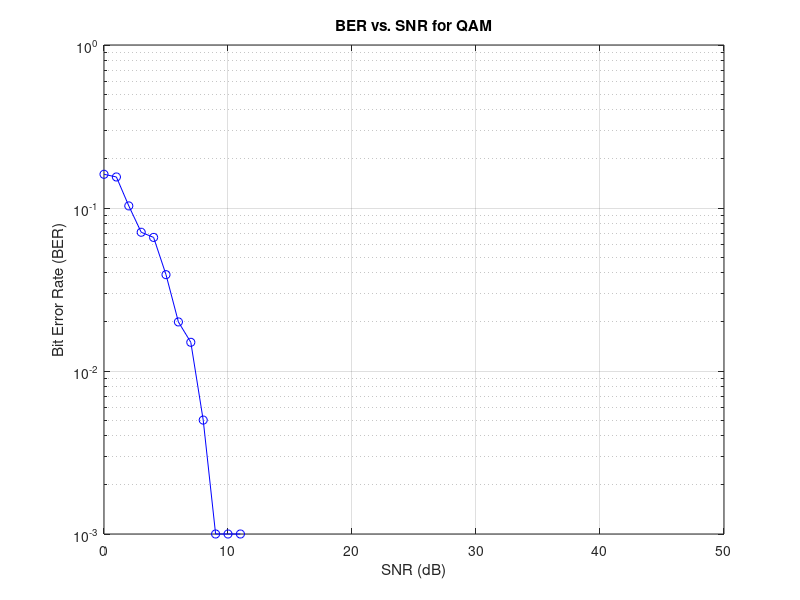

Source code (MATLAB):
N = 1000;     % number of data
mlevel = 4;   % size of signal constellation
k = log2(mlevel);   % number of bits per symbol
% signal generation in bit stream
x = randi([0 1], N, 1); %N row 1 cols
disp(length(x));
% convert the bit stream into symbol stream
xsym = bi2de(reshape(x, k, length(x)/k).','left-msb');

% modulation
xmod = qammod(xsym, mlevel);

% Loop through different SNR values
snr_values = 0:50;
ber_values = zeros(size(snr_values));

for idx = 1:length(snr_values)
    SNR = snr_values(idx);

    % adding AWGN
    Tx_awgn = awgn(xmod,SNR,'measured');

    % Received signal
    Rx_x = Tx_awgn;

    % demodulation
    Rx_x_demod = qamdemod(Rx_x, mlevel);

    z = de2bi(Rx_x_demod,'left-msb');
    disp(prod(size(z)));
    Rx_x_BitStream = reshape(z',prod(size(z)),1);

    % Calculate BER
    [number_of_errors, bit_error_rate] = biterr(x,Rx_x_BitStream);
    #The function returns two values:
    %number_of_errors: The total number of bit errors between the original and received bitstreams.
    %bit_error_rate: The bit error rate, which is the ratio of bit errors to the total number of bits.
    ber_values(idx) = bit_error_rate;
end

% Plot BER vs. SNR
%figure;
semilogy(snr_values, ber_values, 'bo-');
grid on;
xlabel('SNR (dB)');
ylabel('Bit Error Rate (BER)');
title('BER vs. SNR for QAM');
